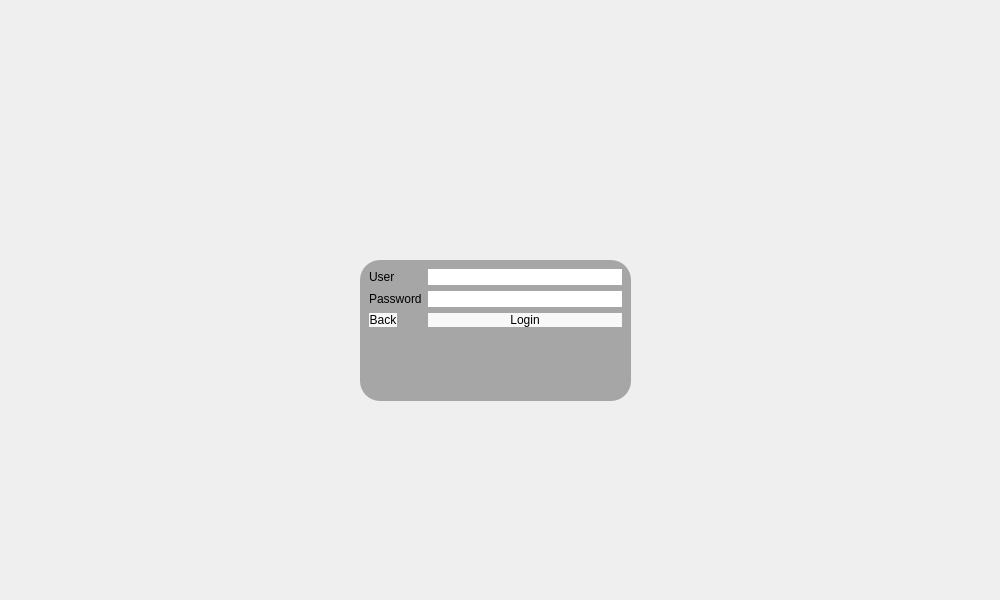
<?xml version="1.0" encoding="UTF-8"?>
<ui version="4.0">
 <class>AdminLogin</class>
 <widget class="QDialog" name="AdminLogin">
  <property name="geometry">
   <rect>
    <x>0</x>
    <y>0</y>
    <width>1000</width>
    <height>600</height>
   </rect>
  </property>
  <property name="windowTitle">
   <string>Dialog</string>
  </property>
  <property name="styleSheet">
   <string notr="true">#AdminLogin
{
	border-image: url(:/img/Gears1280.png);
}</string>
  </property>
  <widget class="QGroupBox" name="groupBox">
   <property name="geometry">
    <rect>
     <x>360</x>
     <y>260</y>
     <width>271</width>
     <height>141</height>
    </rect>
   </property>
   <property name="styleSheet">
    <string notr="true">background-color: rgb(166, 166, 166);
border-radius:20px</string>
   </property>
   <property name="title">
    <string/>
   </property>
   <layout class="QFormLayout" name="formLayout">
    <item row="0" column="0">
     <widget class="QLabel" name="label">
      <property name="styleSheet">
       <string notr="true">font: 700 10pt &quot;Segoe Script&quot;;</string>
      </property>
      <property name="text">
       <string>User</string>
      </property>
     </widget>
    </item>
    <item row="1" column="0">
     <widget class="QLabel" name="label_2">
      <property name="styleSheet">
       <string notr="true">font: 700 10pt &quot;Segoe Script&quot;;</string>
      </property>
      <property name="text">
       <string>Password</string>
      </property>
     </widget>
    </item>
    <item row="0" column="1">
     <widget class="QLineEdit" name="lineEdit">
      <property name="styleSheet">
       <string notr="true">#lineEdit{
background-color: rgb(255, 255, 255);
border-radius: 10px;
}
</string>
      </property>
     </widget>
    </item>
    <item row="1" column="1">
     <widget class="QLineEdit" name="lineEdit_2">
      <property name="styleSheet">
       <string notr="true">#lineEdit_2{
background-color: rgb(255, 255, 255);
border-radius: 10px;
}</string>
      </property>
      <property name="echoMode">
       <enum>QLineEdit::Password</enum>
      </property>
     </widget>
    </item>
    <item row="2" column="1">
     <widget class="QPushButton" name="pushButton">
      <property name="styleSheet">
       <string notr="true">#pushButton{
background-color: rgb(248, 248, 248);
font: 700 10pt &quot;Segoe Script&quot;;
border-radius: 10px;
}</string>
      </property>
      <property name="text">
       <string>Login</string>
      </property>
     </widget>
    </item>
    <item row="2" column="0">
     <widget class="QPushButton" name="pushButton_2">
      <property name="styleSheet">
       <string notr="true">#pushButton_2{
background-color: rgb(248, 248, 248);
font: 700 10pt &quot;Segoe Script&quot;;
border-radius: 10px;
}
</string>
      </property>
      <property name="text">
       <string>Back</string>
      </property>
     </widget>
    </item>
   </layout>
  </widget>
 </widget>
 <resources/>
 <connections/>
</ui>
